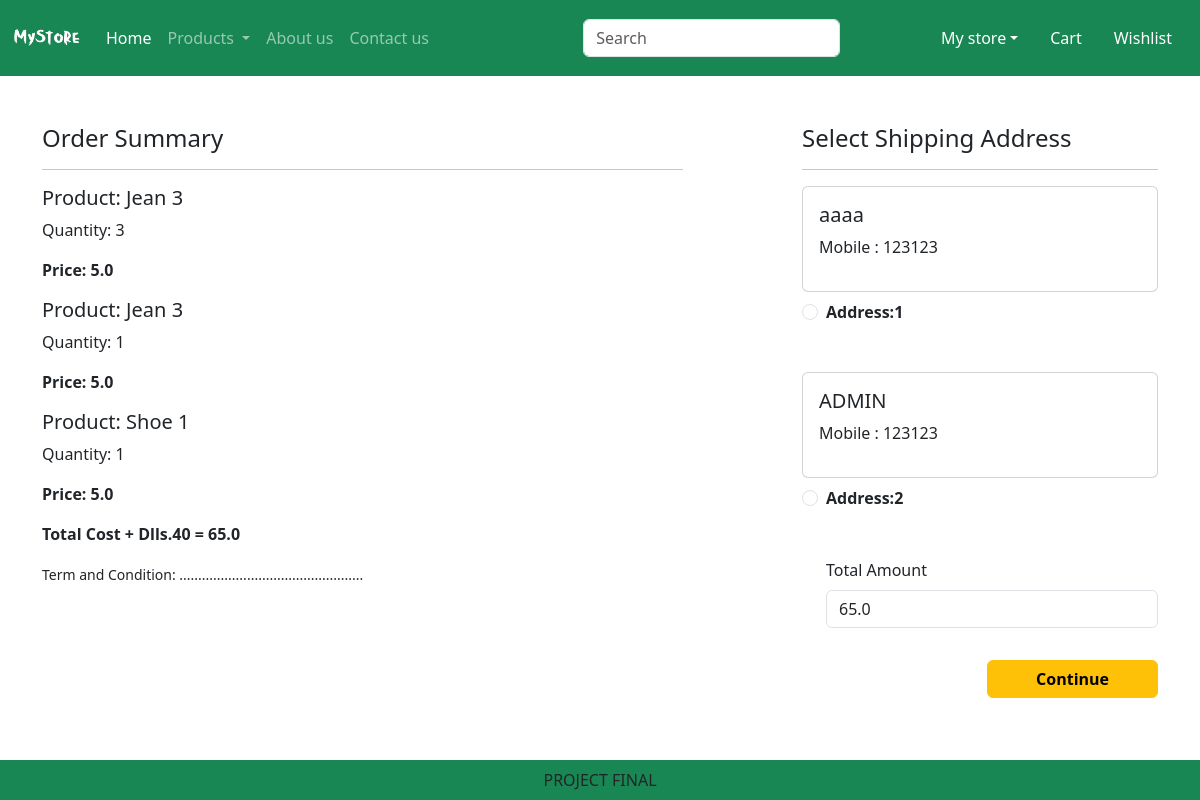
Screenshot of /checkout/ (signed in) with the database file from the repository.
### app/models.py (models this page shows, shortened)
class Cart(models.Model):
    user = models.ForeignKey(User,on_delete=models.CASCADE)
    product = models.ForeignKey(Product, on_delete=models.CASCADE)
    quantity = models.PositiveIntegerField(default=1)

class Product(models.Model):
    title = models.CharField(max_length=100)
    selling_price = models.FloatField()
    discounted_price = models.FloatField()
    description = models.TextField()
    composition = models.TextField(default='')
    podapp = models.TextField(default='')
    category = models.CharField(choices=CATEGORY_CHOICES, max_length=2)
    product_image = models.ImageField(upload_to='product', blank=True, null=True)

class Customer(models.Model):
    user=models.ForeignKey(User, on_delete=models.CASCADE)
    name=models.CharField(max_length=200)
    locality=models.CharField(max_length=200)
    city=models.CharField(max_length=50)
    mobile=models.IntegerField(default=0)
    zipcode=models.IntegerField()
    state=models.CharField(choices=STATE_CHOICES, max_length=100)

### app/views.py (the view)
# urls.py: path('checkout/', views.checkout.as_view(), name='checkout'),
class checkout(View):
    def get(self,request):
        user=request.user
        add=Customer.objects.filter(user=user)
        cart_items=Cart.objects.filter(user=user)
        famount=0
        for p in cart_items:
            value = p.quantity * p.product.discounted_price
            famount = famount + value
        totalamount = famount + 40
        return render(request,'app/checkout.html',locals())

### app/templates/app/checkout.html (shortened to what this page needs)
{% extends 'app/base.html' %}
{% load static %}
{% block main-content %}
    <div class="container">
    <div class ="row mt-5">
        <div class="col sm-6">
            <h4>Order Summary</h4>
            <hr>
            {% for item in cart_items %}
                <div class="cad mb-2">
                    <div class="card-body">
                        <h5>Product: {{item.product.title}}</h5>
                        <p>Quantity: {{item.quantity}}</p>
                        <p class="fw-bold">Price: {{item.product.discounted_price}}</p>
                    </div>
                </div>
            {% endfor %}
            <p class="fw-bold">Total Cost + Dlls.40 = {{totalamount}}</p>
            <small>Term and Condition: .................................................</small>
        </div>
        <div class="col-sm-4 offset-sm-1">
            <h4>Select Shipping Address</h4>
            <hr>
            <form method="post" id="myform">
                {% for ad in add %}
                <div class="card">
                    <div class="card-body">
                    <h5>{{ad.name}}</h5>
                    <p>Mobile : {{ad.mobile}}</p>
                    </div>
                </div>
                <div class="form-check mt-2 mb-5">
                    <input class="form-check-input" type="radio" name="custid" id="custadd{{forloop.counter}}"value="{{ad.id}}">
                    <label class="form-check-label fw-bold" for="custadd{{forloop.counter}}">
                        Address:{{forloop.counter}}</label>
                </div>
                {% endfor %}
                <div class="form-check mb-3">
                    <label for="totamount" class="form-label">Total Amount</label>
                    <input type="number" class="form-control" name="totamount" value="{{totalamount}}"readonly>
                </div>
                <div class="text-end">
                    <button type="submit" class="btn btn-warning mt-3 px-5 fw-bold">Continue</button>
                </div>
            </form>
        </div>
    </div>
</div>
{% endblock main-content %}

### rows the page displays
Cart: product "Jean 3", quantity "3", product.discounted_price "5.0"
Cart: product "Jean 3", quantity "1", product.discounted_price "5.0"
Cart: product "Shoe 1", quantity "1", product.discounted_price "5.0"
Customer: name "aaaa", mobile "123123"
Customer: name "ADMIN", mobile "123123"

### other values shown
{{ totalamount }} "65.0"
